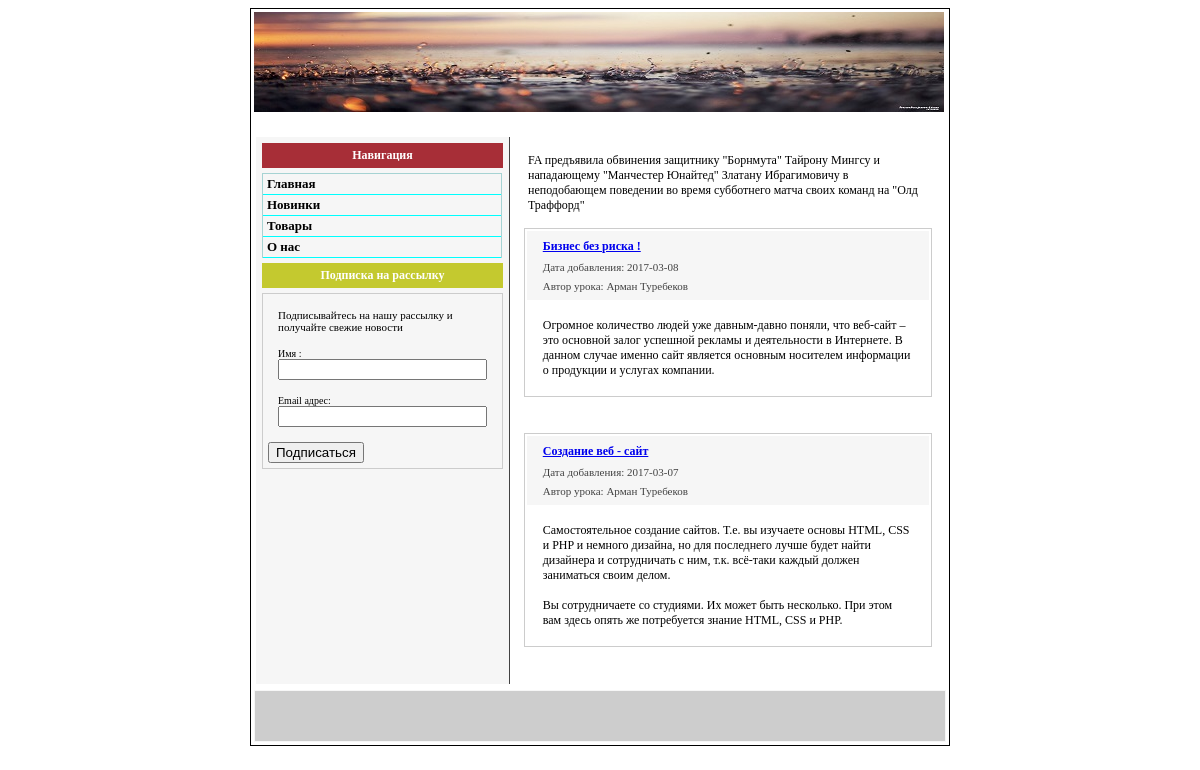
The app's page /articles.php with its own data.
### tables this page shows
CREATE TABLE `articles` (
  `id` int(11) NOT NULL,
  `title` varchar(255) NOT NULL,
  `meta_d` varchar(255) NOT NULL,
  `meta_k` varchar(255) NOT NULL,
  `date` date NOT NULL,
  `description` text NOT NULL,
  `text` text NOT NULL,
  `author` varchar(255) NOT NULL
);

### articles.php (the view, shortened to what this page needs)
<?php
function pdo()
{
    $dsn = "mysql:host=" . DBHOST . ";dbname=" . DBNAME . ";charset=" . DBCHARSET;
    $opt = array(
        PDO::ATTR_ERRMODE => PDO::ERRMODE_EXCEPTION,
        PDO::ATTR_DEFAULT_FETCH_MODE => PDO::FETCH_ASSOC
    );
    return new PDO($dsn, DBUSER, DBPASSWORD, $opt);
}
$pdo = pdo();
$arr=$pdo->query('select * from settings ')->fetchAll();
?>
<!DOCTYPE html>
<html>
<head>
	<meta name="descriptions" content=" <?php print_r ($arr['1']['meta_d']); ?> ">
	<meta name="keywords" content=" <?php print_r ($arr['1']['meta_k']); ?> ">
    <link href="css/index.css" rel="stylesheet">
    <title> <?php print_r ($arr['1']['title']); ?> </title>
</head>
<body>
    <table width="690" align="center" class="main_border">
        <tbody>
            <?php include("blocks/header.php");?>
            <tr>
                    <td >
                        <table>
                            <tr>
                                <p><?php include ("blocks/lefttd.php")?></p>
                                <td valign="top">
									<?php print_r ($arr['1']['text']); ?>
								   <?php
									$pdo = pdo();
									$arr=$pdo->query('select * from articles ')->fetchAll();
									$i=0;
								   foreach($arr as $mas){
									   printf(" <table align='center' class='lesson'
											<tr>
												<td class='lesson_title'>
												<p class='lesson_name'><a href='view_articles.php?id=%s'>%s</a></p>
												<p class='lesson_adds'>Дата добавления: %s</p>
												<p class='lesson_adds'>Автор урока: %s</p></td>
										<tr>
                                    <td>%s</td>
                                </tr>
								</table><br> <br>",$arr["$i"]["id"],$arr["$i"]["title"],$arr["$i"]["date"],$arr["$i"]["author"],$arr["$i"]["description"]);
									$i++;
							}
							?>
                                </td>
                            </tr>
                        </table>
                    </td>
            </tr>
            <?php include("blocks/footer.php")?>
        </tbody>
    </table>
</body>
</html>

### css/index.css (style rules this page uses)
.main_border { border: 1px solid #000000; }
p { font-family: Verdana; font-size:12px; margin: 15px; }
.lesson { border: 1px solid #cccccc; width: 95%; }
.lesson_title { background-color: #f6f6f6; font-size: 100%; }
.lesson_name { font-weight:bold; margin-top:7px; margin-bottom:7px; }
.lesson_adds { font-size:11px; margin-top:7px; margin-bottom:7px; color:#424242; }

### records on screen
articles: title "Бизнес без риска !", date "2017-03-08", author "Арман Туребеков", description "Огромное количество людей уже давным-давно поняли, что веб-сайт – это основной залог успешной рекламы и деятельности в Интернете. В данном случае именно сайт является основным носителем информации о продукции и услугах компании."
articles: title "Создание веб - сайт", date "2017-03-07", author "Арман Туребеков", description "Самостоятельное создание сайтов. Т.е. вы изучаете основы HTML, CSS и PHP и немного дизайна, но для последнего лучше будет найти дизайнера и сотрудничать с ним, т.к. всё-таки каждый должен заниматься своим делом. Вы сотрудничаете со студиями. Их может быть несколько. При этом вам здесь опять же потребуется знание HTML, CSS и PHP."
